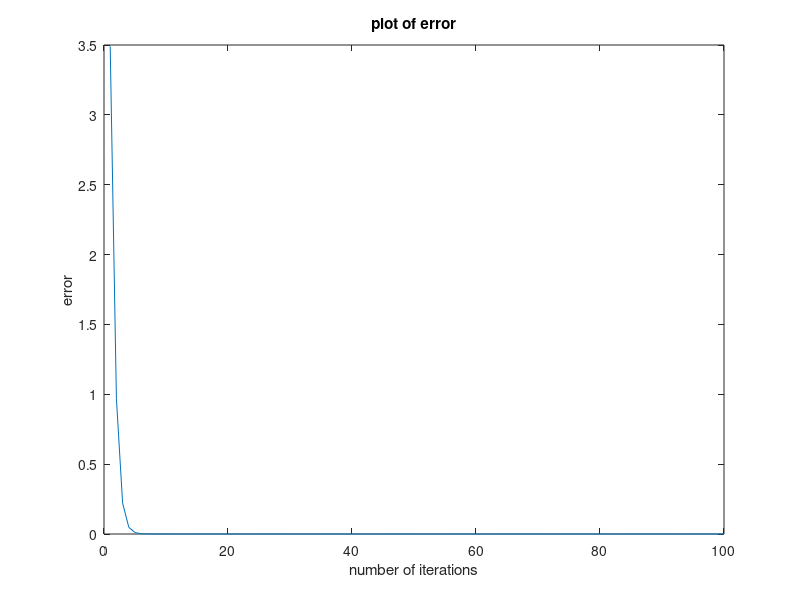

Here is the MATLAB script that generated this plot:
%Anshul Kumar Sahoo%
%Roll-1802287%
%REGULA-FALSI METHOD MATLAB CODE%
f=@(x) exp(x)-3*x^2;
a=3;
b=4;
for i=1:100
    c=a-((b-a)/(f(b)-f(a)))*f(a);
    if f(c)>0
        b=c;
    else
        a=c;
    end
end
fprintf('Root of given equation is %f',c)
a=3; b=4; p=c;
for i=1:100
    c=a-((b-a)/(f(b)-f(a)))*f(a);
    er(i)=f(p)-f(c);
    if f(c)>0
        b=c;
    else
        a=c;
    end
end
plot(er);
title('plot of error')
xlabel('number of iterations')
ylabel('error')